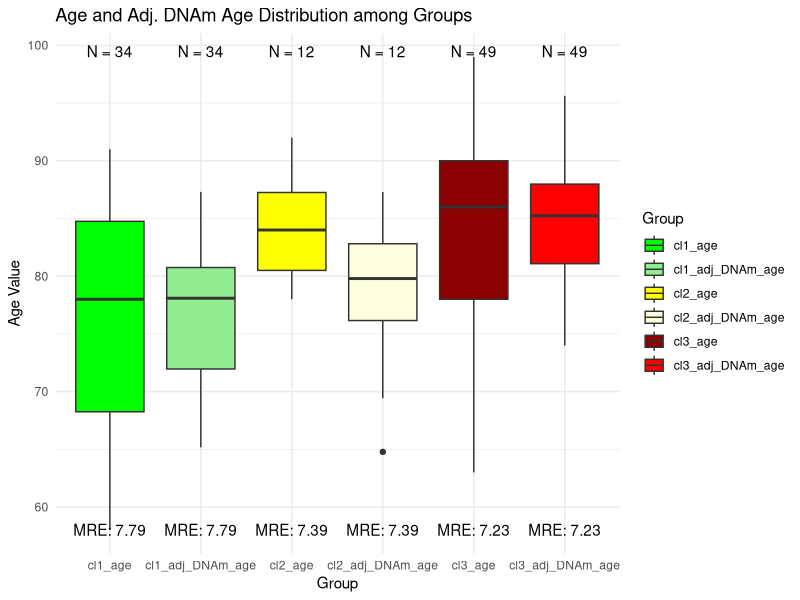

Source code (R):
# Load necessary libraries
library(tidyverse)

# Create example data
data <- read.csv("DNAm_age3_300.csv")
colnames(data) <- c('group', 'age', 'adj_DNAm_age', 'adj_RE')

# Reshape data to long format
long_data <- data %>%
  gather(key = "Age_type", value = "Value", age, adj_DNAm_age) %>%
  unite(Group, group, Age_type, sep = "_") %>%
  mutate(Group = factor(Group, levels = c("cl1_age", "cl1_adj_DNAm_age", "cl2_age", "cl2_adj_DNAm_age", "cl3_age", "cl3_adj_DNAm_age")))

# Create a data frame for the "N=" labels
n_labels <- long_data %>%
  group_by(Group) %>%
  summarize(count = n()) %>%
  mutate(text = paste("N =", count))

# Calculate mean relative error (MRE) for each group
mre_data <- data %>%
  gather(key = "Age_type", value = "Value", age, adj_DNAm_age) %>%
  gather(key = "RE_type", value = "RE_value", adj_RE) %>%
  unite(Group, group, Age_type, sep = "_") %>%
  group_by(Group) %>%
  summarize(MRE = mean(RE_value))

# Define custom colors
custom_colors <- c("cl1_age" = "green", "cl1_adj_DNAm_age" = "lightgreen",
                   "cl2_age" = "yellow", "cl2_adj_DNAm_age" = "lightyellow",
                   "cl3_age" = "darkred", "cl3_adj_DNAm_age" = "red")

# Create a whisker plot (box plot) using ggplot2
age_whisker_plot <- ggplot(long_data, aes(x = Group, y = Value, fill = Group)) +
  geom_boxplot() +
  geom_text(data = n_labels, aes(x = Group, y = Inf, label = text), vjust = 2) +
  geom_text(data = mre_data, aes(x = Group, y = -Inf, label = paste("MRE:", round(MRE, 2))), vjust = -1.5) +
  theme_minimal() +
  labs(title = "Age and Adj. DNAm Age Distribution among Groups",
       x = "Group",
       y = "Age Value",
       fill = "Group") +
  scale_fill_manual(values = custom_colors)

# Display the plot
print(age_whisker_plot)


# Statistical Analysis
# Perform ANOVA to compare groups
result.aov <- aov(Value ~ Group, data = long_data)
summary(result.aov)

# TukeyHSD test for pairwise comparisons
tukey_result <- TukeyHSD(result.aov, "Group")
print(tukey_result)

# Calculate statistical summaries for original data subsets
summarize_subset <- function(df, group_name) {
  df %>% 
    filter(group == group_name) %>% 
    summarise(num_samples = n(),
              avg_age = mean(age, na.rm = TRUE),
              median_age = median(age, na.rm = TRUE),
              std_dev_age = sd(age, na.rm = TRUE),
              avg_adj_DNAm_age = mean(adj_DNAm_age, na.rm = TRUE),
              median_adj_DNAm_age = median(adj_DNAm_age, na.rm = TRUE),
              std_dev_adj_DNAm_age = sd(adj_DNAm_age, na.rm = TRUE))
}


# Generate statistical summary for each group
summary_cl1 <- summarize_subset(data, "cl1")
summary_cl2 <- summarize_subset(data, "cl2")
summary_cl3 <- summarize_subset(data, "cl3")

# Combine the summaries into a single data frame
group_summary <- bind_rows(summary_cl1, summary_cl2, summary_cl3)

# Display the summary data frame
print(group_summary)


# Convert TukeyHSD results to a data frame & Write the data frame to a CSV file
tukey_df <- as.data.frame(tukey_result$Group)  # Assuming 'Group' is the factor used in ANOVA
# write.csv(tukey_df, "anova_HSD_ML.csv", row.names = TRUE)


